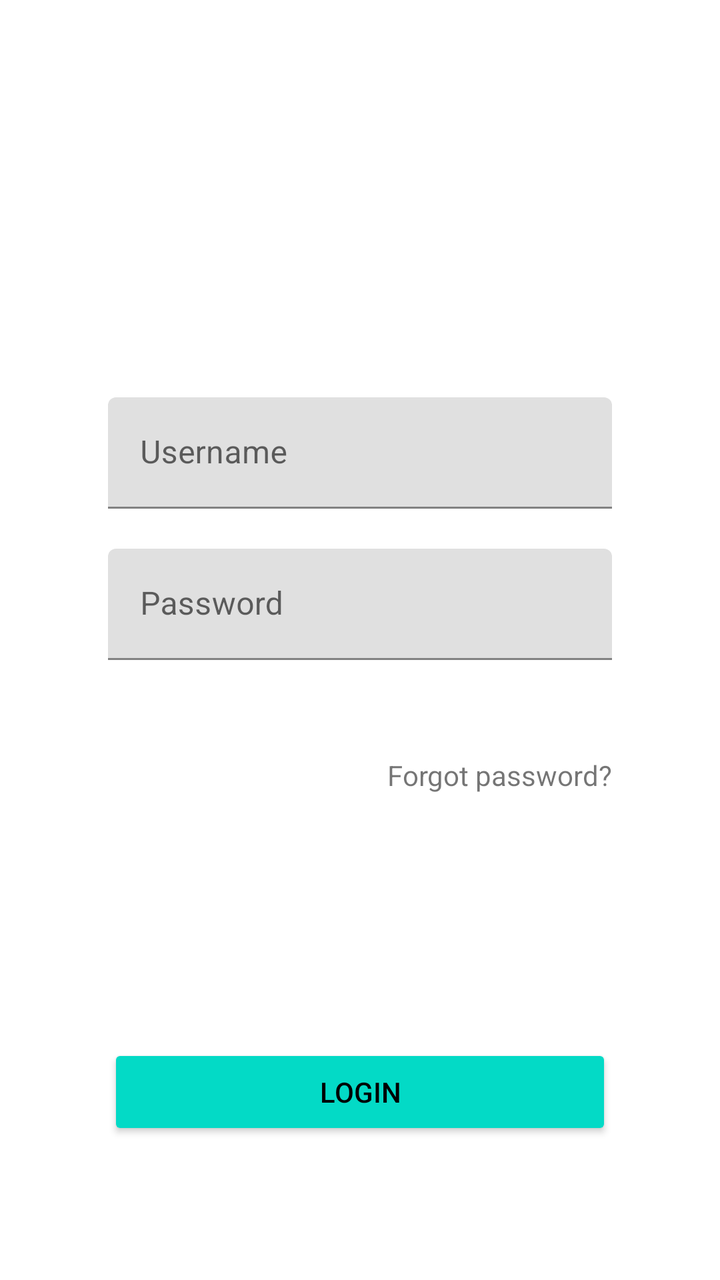
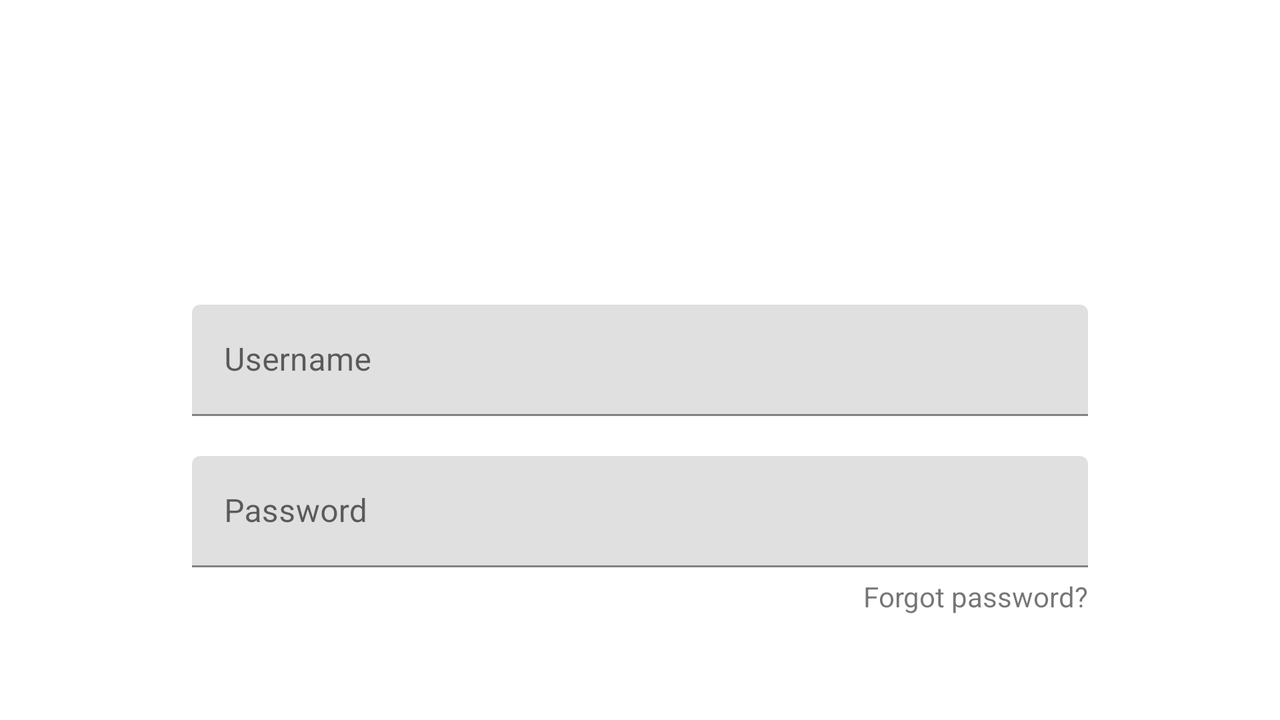

Compare how this app lays out the same screen by default and in its alternative resource folder. The renders come first, then the two layout files and the values they reference.
<!-- AndroidManifest.xml: fallback theme Theme.MaterialComponents.DayNight.NoActionBar -->
<!-- res/layout/login_tab_fragment.xml -->
<?xml version="1.0" encoding="utf-8"?>
<androidx.constraintlayout.widget.ConstraintLayout xmlns:android="http://schemas.android.com/apk/res/android"
    xmlns:app="http://schemas.android.com/apk/res-auto"
    android:layout_width="match_parent"
    android:layout_height="match_parent">

    <com.google.android.material.textfield.TextInputLayout
        android:id="@+id/til1"
        android:layout_width="0dp"
        android:layout_height="wrap_content"
        app:layout_constraintBottom_toBottomOf="parent"
        app:layout_constraintEnd_toEndOf="@id/rightguide"
        app:layout_constraintStart_toStartOf="@id/leftguide"
        app:layout_constraintTop_toTopOf="parent"
        app:layout_constraintVertical_bias=".34">

        <EditText
            android:id="@+id/editTextTextEmail"
            android:layout_width="match_parent"
            android:layout_height="wrap_content"
            android:autofillHints="username"
            android:hint="@string/username"
            android:inputType="textPersonName" />

    </com.google.android.material.textfield.TextInputLayout>

    <com.google.android.material.textfield.TextInputLayout
        android:id="@+id/til2"
        android:layout_width="0dp"
        android:layout_height="wrap_content"
        android:layout_marginTop="20dp"
        app:layout_constraintEnd_toEndOf="@id/rightguide"
        app:layout_constraintStart_toStartOf="@id/leftguide"
        app:layout_constraintTop_toBottomOf="@+id/til1">

        <EditText
            android:id="@+id/editTextTextPassword"
            android:layout_width="match_parent"
            android:layout_height="wrap_content"
            android:layout_weight="1"
            android:autofillHints="password"
            android:hint="@string/password"
            android:inputType="textPassword" />

    </com.google.android.material.textfield.TextInputLayout>

    <TextView
        android:layout_width="wrap_content"
        android:layout_height="wrap_content"
        android:layout_marginTop="5dp"
        android:text="@string/forgot_password"
        app:layout_constraintBottom_toBottomOf="parent"
        app:layout_constraintEnd_toEndOf="@id/rightguide"
        app:layout_constraintHorizontal_bias="1"
        app:layout_constraintStart_toStartOf="@id/leftguide"
        app:layout_constraintTop_toBottomOf="@id/til2"
        app:layout_constraintVertical_bias="0.15" />

    <Button
        android:id="@+id/blogin"
        style="@style/login_button"
        android:layout_marginBottom="70dp"
        android:text="@string/login"
        app:layout_constraintBottom_toBottomOf="parent"
        app:layout_constraintEnd_toEndOf="@id/rightguide"
        app:layout_constraintStart_toStartOf="@id/leftguide" />

    <androidx.constraintlayout.widget.Guideline
        android:id="@+id/leftguide"
        android:layout_width="wrap_content"
        android:layout_height="wrap_content"
        android:orientation="vertical"
        app:layout_constraintGuide_percent="0.15" />

    <androidx.constraintlayout.widget.Guideline
        android:id="@+id/rightguide"
        android:layout_width="wrap_content"
        android:layout_height="wrap_content"
        android:orientation="vertical"
        app:layout_constraintGuide_percent="0.85" />

</androidx.constraintlayout.widget.ConstraintLayout>
<!-- resources referenced by this layout -->
<resources>
  <string name="forgot_password">Forgot password?</string>
  <string name="login">Login</string>
  <string name="password">Password</string>
  <string name="username">Username</string>
  <style name="login_button">
          <item name="android:layout_width">0dp</item>
          <item name="android:layout_height">wrap_content</item>
          <item name="android:backgroundTint">?attr/colorSecondary</item>
          <item name="android:textColor">?attr/colorOnSecondary</item>
      </style>
</resources>
<!-- res/layout-land/login_tab_fragment.xml (the author's variant of the layout above) -->
<!-- drawn on the phone turned sideways -->
<?xml version="1.0" encoding="utf-8"?>
<androidx.constraintlayout.widget.ConstraintLayout xmlns:android="http://schemas.android.com/apk/res/android"
    android:layout_width="match_parent"
    android:layout_height="match_parent"
    xmlns:app="http://schemas.android.com/apk/res-auto">



    <com.google.android.material.textfield.TextInputLayout
        android:id="@+id/til1"
        android:layout_width="0dp"
        android:layout_height="wrap_content"
        app:layout_constraintBottom_toBottomOf="parent"
        app:layout_constraintEnd_toEndOf="@id/rightguide"
        app:layout_constraintStart_toStartOf="@id/leftguide"
        app:layout_constraintTop_toTopOf="parent"
        app:layout_constraintVertical_bias=".5">

        <EditText
            android:id="@+id/editTextTextPersonName"
            android:layout_width="match_parent"
            android:layout_height="wrap_content"
            android:hint="@string/username"
            android:inputType="textPersonName" />

    </com.google.android.material.textfield.TextInputLayout>

    <com.google.android.material.textfield.TextInputLayout
        android:id="@+id/til2"
        android:layout_width="0dp"
        android:layout_height="wrap_content"
        android:layout_marginTop="20dp"
        app:layout_constraintEnd_toEndOf="@id/rightguide"
        app:layout_constraintStart_toStartOf="@id/leftguide"
        app:layout_constraintTop_toBottomOf="@+id/til1">

        <EditText
            android:id="@+id/editTextTextPassword"
            android:layout_width="match_parent"
            android:layout_height="wrap_content"
            android:layout_weight="1"
            android:hint="@string/password"
            android:inputType="textPassword" />

    </com.google.android.material.textfield.TextInputLayout>

    <TextView
        android:layout_width="wrap_content"
        android:layout_height="wrap_content"
        android:text="@string/forgot_password"
        app:layout_constraintBottom_toBottomOf="parent"
        app:layout_constraintEnd_toEndOf="@id/rightguide"
        app:layout_constraintStart_toStartOf="@id/leftguide"
        app:layout_constraintTop_toBottomOf="@id/til2"
        app:layout_constraintHorizontal_bias="1"
        app:layout_constraintVertical_bias="0"
        android:layout_marginTop="5dp"/>

    <Button
        android:id="@+id/blogin"
        android:layout_marginBottom="70dp"
        android:text="@string/login"
        app:layout_constraintBottom_toBottomOf="parent"
        app:layout_constraintEnd_toEndOf="parent"
        app:layout_constraintStart_toStartOf="parent"
        style="@style/button" />

    <androidx.constraintlayout.widget.Guideline
        android:id="@+id/leftguide"
        android:layout_width="wrap_content"
        android:layout_height="wrap_content"
        android:orientation="vertical"
        app:layout_constraintGuide_percent="0.15" />

    <androidx.constraintlayout.widget.Guideline
        android:id="@+id/rightguide"
        android:layout_width="wrap_content"
        android:layout_height="wrap_content"
        android:orientation="vertical"
        app:layout_constraintGuide_percent="0.85" />

</androidx.constraintlayout.widget.ConstraintLayout>
<!-- resources referenced by the variant -->
<!-- as the phone turned sideways resolves them -->
<resources>
  <string name="forgot_password">Forgot password?</string>
  <string name="login">Login</string>
  <string name="password">Password</string>
  <string name="username">Username</string>
</resources>
